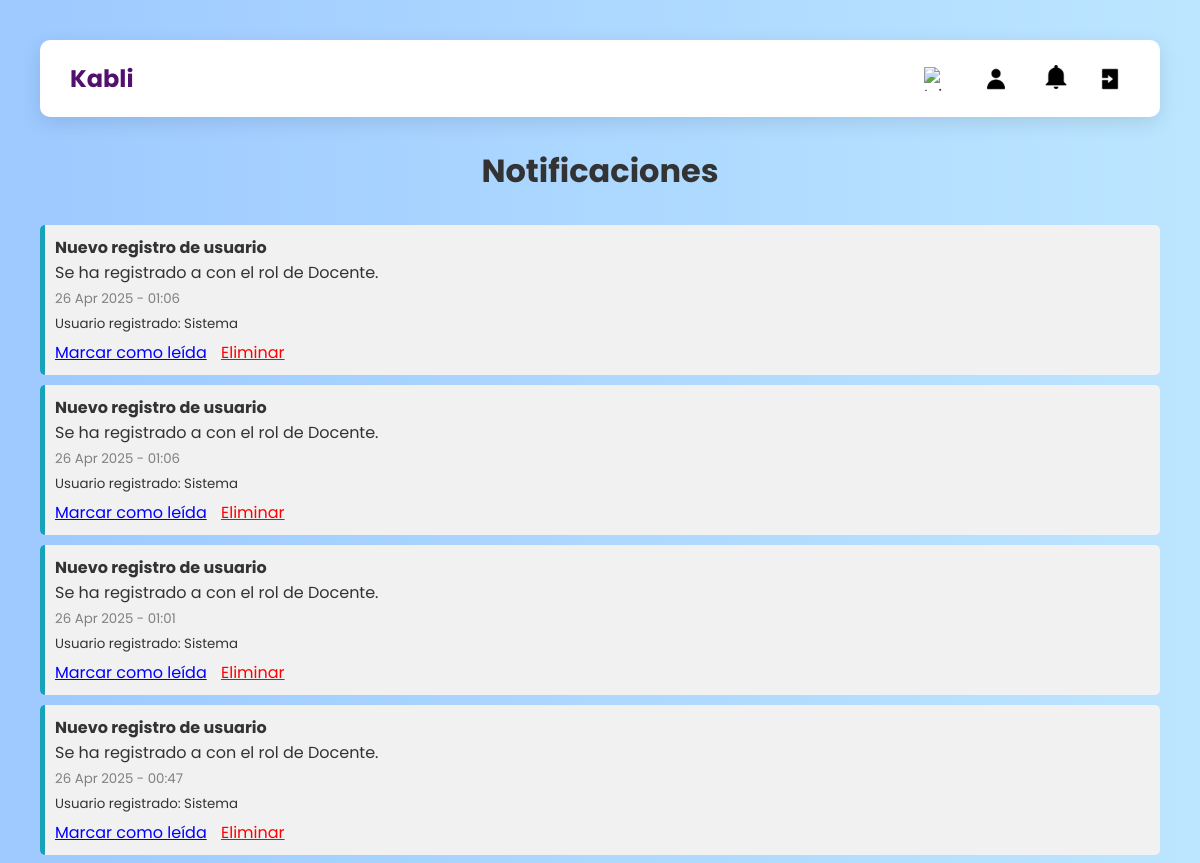
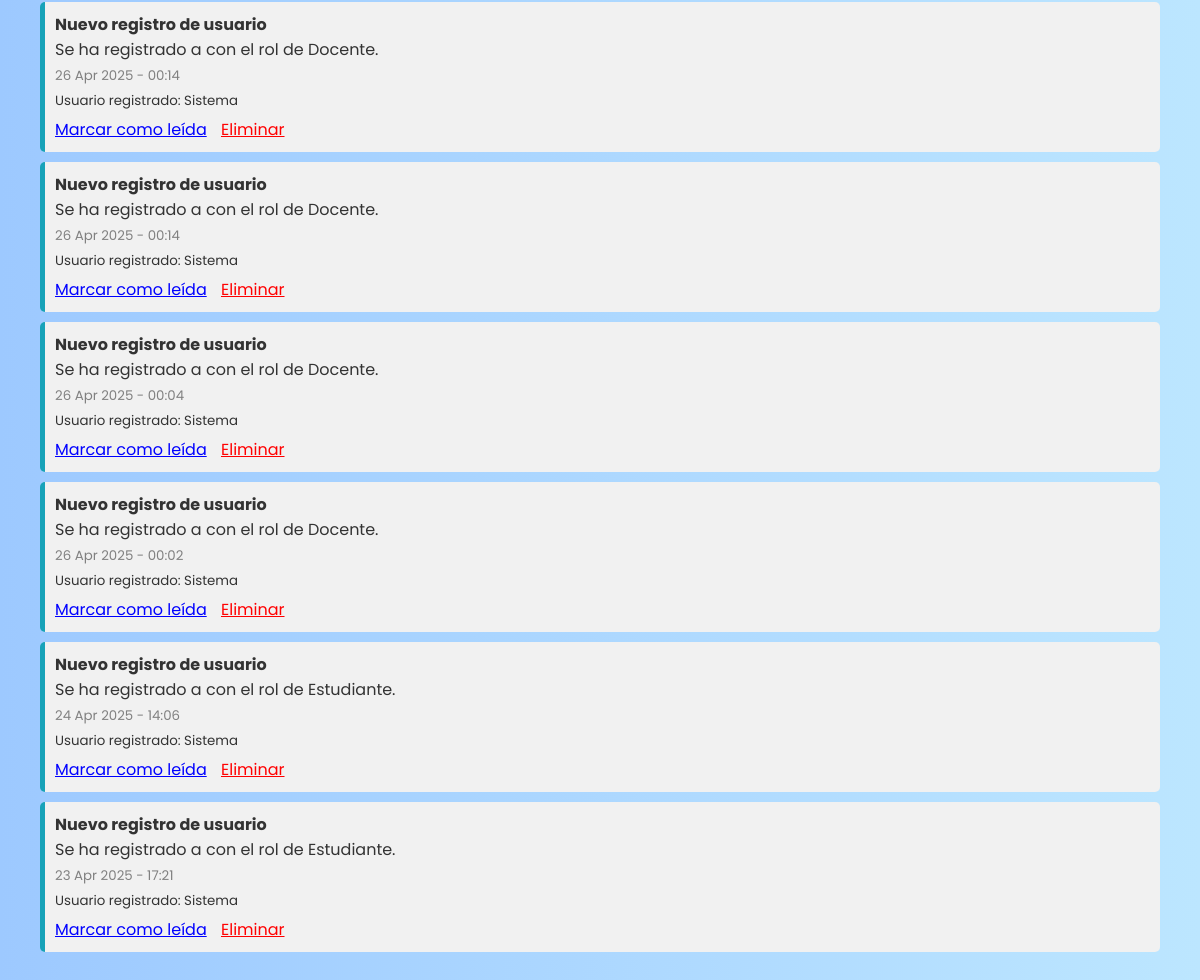
Page /notificaciones/ on the earlier database version (2 pictures, top to bottom).
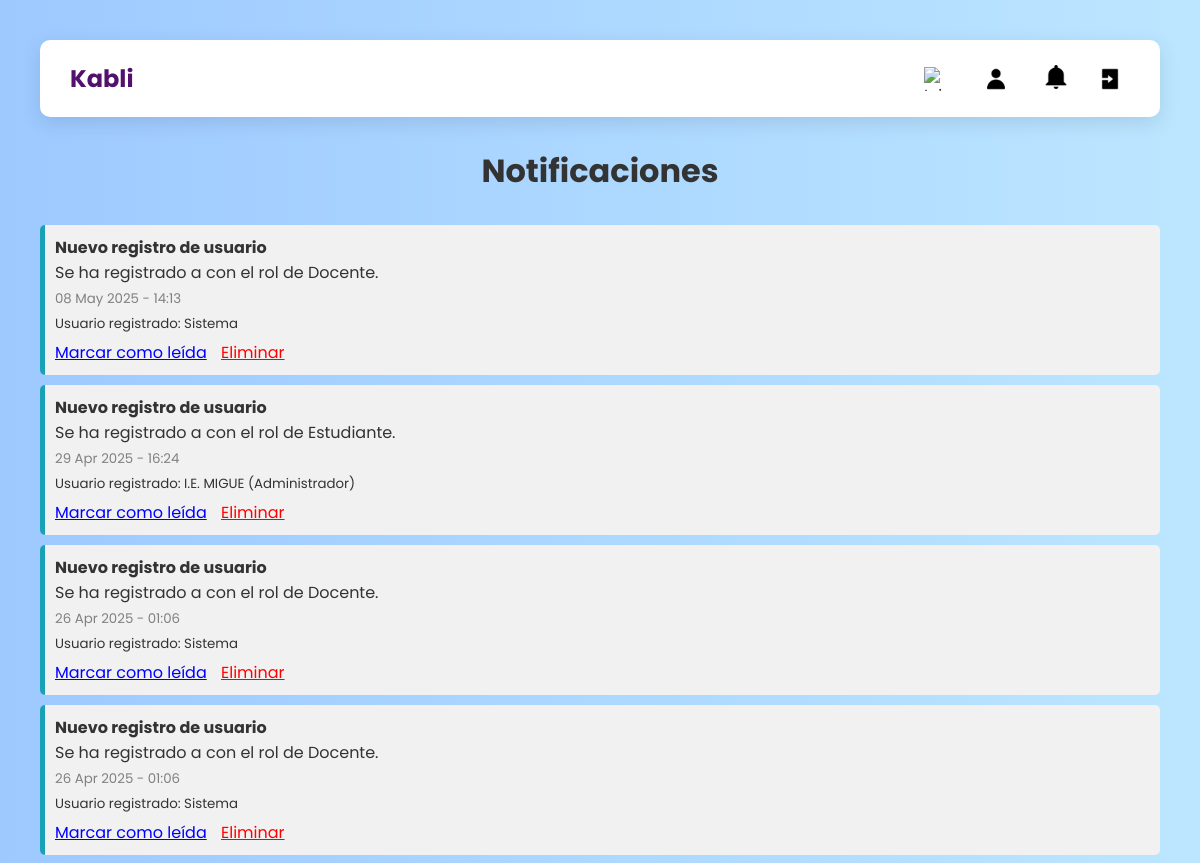
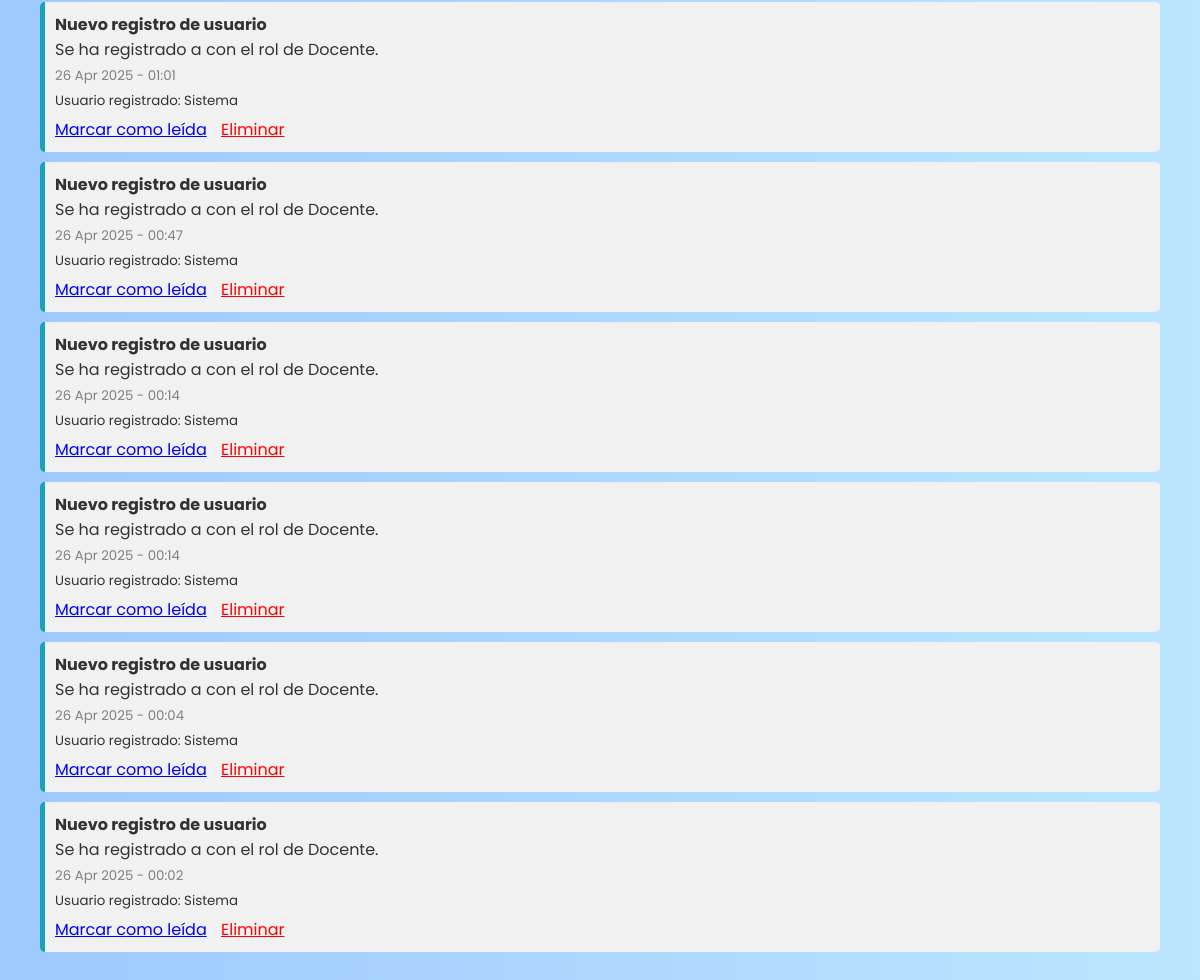
Same page on the later database version (2 pictures, top to bottom).
### usuarios/models.py (models this page shows, shortened)
class Notificacion(models.Model):
    TIPO_CHOICES = [
        ('info', 'Información'),
        ('advertencia', 'Advertencia'),
        ('mensaje', 'Mensaje'),
    ]
    titulo = models.CharField(max_length=100)
    contenido = models.TextField()
    tipo = models.CharField(max_length=20, choices=TIPO_CHOICES, default='info')
    fecha = models.DateTimeField(auto_now_add=True)
    usuario = models.ForeignKey(User, on_delete=models.SET_NULL, null=True, blank=True, related_name='notificaciones_creadas')
    usuario_afectado = models.ForeignKey(User, on_delete=models.SET_NULL, null=True, blank=True, related_name='notificaciones_recibidas')
    eliminada = models.BooleanField(default=False)
    visto = models.BooleanField(default=False)

### usuarios/views.py (the view)
# urls.py: path('notificaciones/', views.notificaciones, name='notificaciones'),
def notificaciones(request):
    lista = Notificacion.objects.filter(
        eliminada=False,
        titulo__icontains='registro'  # busca las que tengan "registro" en el título
    ).order_by('-fecha')
    paginator = Paginator(lista, 10)
    page_number = request.GET.get('page')
    page_obj = paginator.get_page(page_number)
    restaurado = request.GET.get('restaurado')
    return render(request, 'usuarios/notificaciones.html', {
        'notificaciones': page_obj,
        'restaurado': restaurado
    })

### usuarios/context_processors.py (called while the page is built, shortened)
def notificaciones_context(request):
    return {
        'notificaciones_no_vistas': 0,
        'hay_notificaciones': False,
    }

### usuarios/templates/usuarios/notificaciones.html
{% extends 'usuarios/panel_admin.html' %}
{% load static %}
{% block content %}
<h2>Notificaciones</h2>
{% if notificaciones %}
  <ul style="list-style: none; padding: 0;">
    {% for noti in notificaciones %}
      <li style="
          background-color: #f1f1f1;
          padding: 10px;
          margin-bottom: 10px;
          border-left: 5px solid
            {% if noti.tipo == 'info' %}#17a2b8
            {% elif noti.tipo == 'advertencia' %}#ffc107
            {% elif noti.tipo == 'mensaje' %}#28a745
            {% else %}#ccc
            {% endif %};
          border-radius: 5px;
          position: relative;
        ">
        <strong>{{ noti.titulo }}</strong><br>
        {{ noti.contenido }}<br>
        <small style="color: gray;">{{ noti.fecha|date:"d M Y - H:i" }}</small><br>
        <small>Usuario registrado:
          {% if noti.usuario %}
            {{ noti.usuario.first_name }} {{ noti.usuario.last_name }} ({{ noti.usuario.username }})
          {% else %}
            Sistema
          {% endif %}
        </small>
        <div style="margin-top: 5px;">
          {% if not noti.visto %}
            <a href="{% url 'marcar_notificacion_leida' noti.id %}" style="color: blue; margin-right: 10px;">Marcar como leída</a>
          {% endif %}
          <a href="{% url 'eliminar_notificacion' noti.id %}" style="color: red;">Eliminar</a>
        </div>
      </li>
    {% endfor %}
  </ul>
{% else %}
  <p>No tienes notificaciones.</p>
{% endif %}
{% endblock %}

Differences in the rows shown:
no longer on this page (row unchanged): Notificacion: titulo "Nuevo registro de usuario", contenido "Se ha registrado a con el rol de Estudiante.", fecha "24 Apr 2025 - 14:06", shows "Sistema", visto "Marcar como leída"
no longer on this page (row unchanged): Notificacion: titulo "Nuevo registro de usuario", contenido "Se ha registrado a con el rol de Estudiante.", fecha "23 Apr 2025 - 17:21", shows "Sistema", visto "Marcar como leída"
added Notificacion: titulo "Nuevo registro de usuario", contenido "Se ha registrado a con el rol de Docente.", fecha "08 May 2025 - 14:13", shows "Sistema", visto "Marcar como leída"
added Notificacion: titulo "Nuevo registro de usuario", contenido "Se ha registrado a con el rol de Estudiante.", fecha "29 Apr 2025 - 16:24", usuario.first_name "I.E.", usuario.last_name "MIGUE", usuario.username "Administrador", visto "Marcar como leída"
